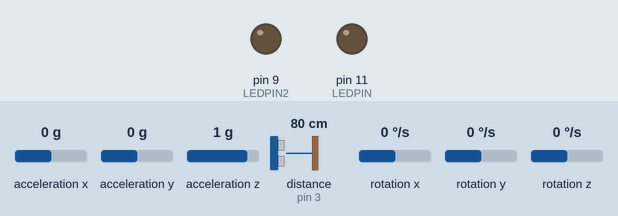
Bench run of a sketch on a simulated Arduino Uno, built with avr-gcc and run on an emulated ATmega328P. Shown: output pins drawn as LEDs (lit = HIGH). The inputs (shaded band) are chosen by the test bench; at power-on: rotation z 0 °/s, acceleration x 0 g, acceleration y 0 g, acceleration z 1 g, distance to the obstacle (sensor on pin 3) 80 cm, rotation x 0 °/s, rotation y 0 °/s. The echo pulse lasts 58.3 µs per cm; random numbers use the default seed unless the sketch sets one.

Above: at 1.2 s.
1.3 s: rotation z set to -3 °/s
At 1.69 s:
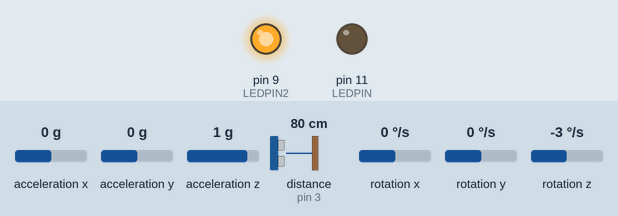
At 4.64 s:
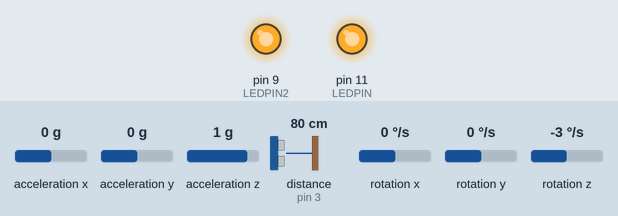
Timing chart, 0 to 10.3 s (numbered marks = the images above; inputs shaded):
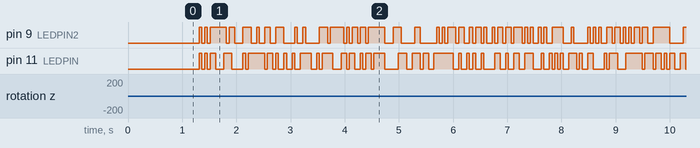

The sketch:

Gyro-Box.ino
```cpp
/*
  Proj2-M WS 2023/24
  Gyro-box Software
  Author: Niclas Muss
*/

// include the library code

//Ultrasonic library
#include <NewPing.h>

//Gyro libraries
#include "I2Cdev.h"
#include "MPU6050.h"
#include "Wire.h"

//LED constants
#define LEDPIN          11    // Arduino pin tied to theLED.
#define LEDPIN2         9    // Arduino pin tied to the second LED.
#define LEDPIN3         8    // Arduino pin tied to the third LED.
#define LEDPIN4         10    // Arduino pin tied to the fourth LED.
#define FLICKERDURATION 5000  //How many Milliseconds the flicker effect should play for
#define FLICKERINTERVAL 50    //How many Milliseconds each flicker Interval should take

//Ultrasonic constants
#define TRIGGER_PIN     2     // Arduino pin tied to trigger pin on the ultrasonic sensor.
#define ECHO_PIN        3     // Arduino pin tied to echo pin on the ultrasonic sensor.
#define MAX_DISTANCE    400   // Maximum distance we want to ping for (in centimeters). Maximum sensor distance is rated at 400-500cm.
#define DETECTION_DISTANCE 20 //Distance that counts as detection

NewPing sonar(TRIGGER_PIN, ECHO_PIN, MAX_DISTANCE); // NewPing setup of pins and maximum distance.
int dist = 0;
int randomValue = 0;

//Gyro setup
MPU6050 accelgyro;
int16_t ax, ay, az;
int16_t gx, gy, gz;

const int LEDPINS[] = {LEDPIN, LEDPIN2, LEDPIN3, LEDPIN4};
const int NUM_LEDS = sizeof(LEDPINS) / sizeof(LEDPINS[0]);

void setup()
{
  pinMode(LEDPIN,OUTPUT); //initialize ledPin switch as an output
  pinMode(LEDPIN2,OUTPUT); //initialize ledPin switch as an output
  Serial.begin(115200);
  Wire.begin();
  accelgyro.initialize();
}

void loop() {

  //If the Box is lifted start flickering
  accelgyro.getMotion6(&ax, &ay, &az, &gx, &gy, &gz);
  //different values based on how the Gyro has been mounted
  if(gz>400 || gz<-200)  //when lifted (gy restingin vaslue was 200
  {
    flicker();
  }

  else  //when stationary
  {
    unsigned int uS = sonar.ping(); // Send ping, get ping time in microseconds (uS).
    dist = uS / US_ROUNDTRIP_CM; //convert to cm
    if (dist < DETECTION_DISTANCE && dist != 0){ //Person is detected (this can be done better)
      turnLeds(HIGH);
    }
    else {
      turnLeds(LOW);
    }
  }
  delay (10);
}

void flicker(){
  unsigned long startTime = millis();

  while (millis() - startTime < FLICKERDURATION) {

    for (int i = 0; i < NUM_LEDS; i++) {
      digitalWrite(LEDPINS[i], random(2));
    }

    delay(50);
  }
}

void turnLeds(int state){
  for (int i = 0; i < NUM_LEDS; i++) {
      digitalWrite(LEDPINS[i], state);
    }
}
```

Measured:
- the behaviour switches between -1 and -2 °/s on rotation z (found by bisection; images 0 and 1)
